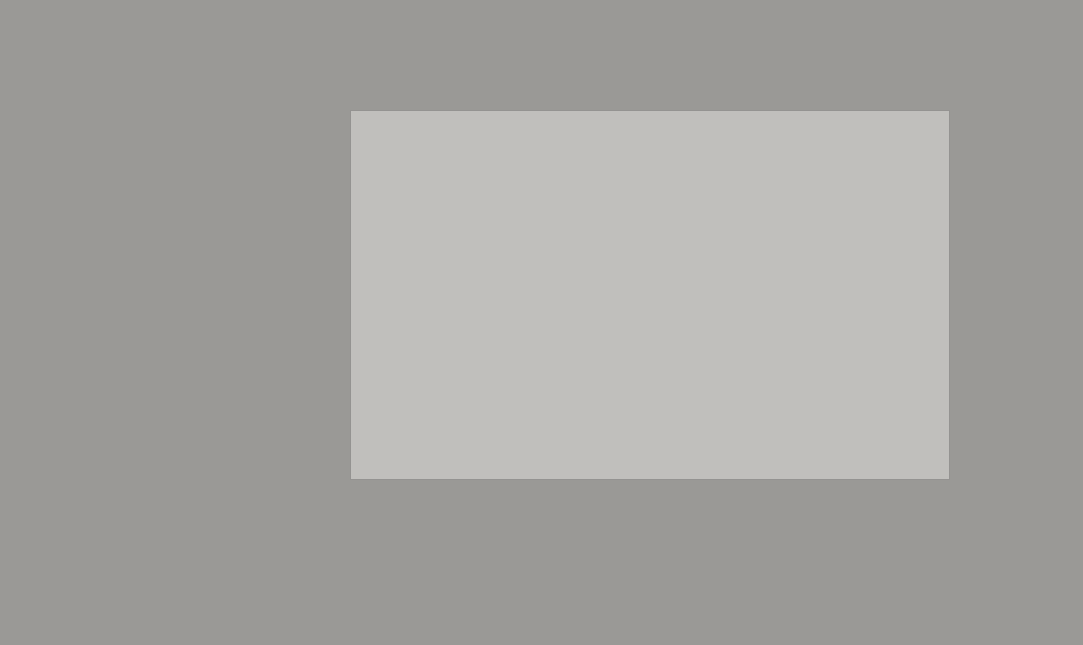
<?xml version="1.0" encoding="UTF-8"?>
<ui version="4.0">
 <class>Music</class>
 <widget class="QDialog" name="Music">
  <property name="geometry">
   <rect>
    <x>0</x>
    <y>0</y>
    <width>1083</width>
    <height>645</height>
   </rect>
  </property>
  <property name="windowTitle">
   <string>Dialog</string>
  </property>
  <property name="styleSheet">
   <string notr="true">background-color: rgb(154, 153, 150);</string>
  </property>
  <widget class="QListWidget" name="videoListWidget">
   <property name="geometry">
    <rect>
     <x>350</x>
     <y>110</y>
     <width>600</width>
     <height>370</height>
    </rect>
   </property>
   <property name="styleSheet">
    <string notr="true">background-color: rgb(192, 191, 188);</string>
   </property>
  </widget>
  <widget class="QPushButton" name="stopButton">
   <property name="geometry">
    <rect>
     <x>477</x>
     <y>520</y>
     <width>100</width>
     <height>70</height>
    </rect>
   </property>
   <property name="styleSheet">
    <string notr="true">QPushButton { background-color: transparent; border: none; }
QPushButton:hover { background-color: rgba(255, 255, 255, 50%); }
QPushButton:pressed { background-color: rgba(255, 255, 255, 70%); }</string>
   </property>
   <property name="text">
    <string/>
   </property>
  </widget>
  <widget class="QPushButton" name="repeatButton">
   <property name="geometry">
    <rect>
     <x>710</x>
     <y>520</y>
     <width>100</width>
     <height>70</height>
    </rect>
   </property>
   <property name="styleSheet">
    <string notr="true">QPushButton { background-color: transparent; border: none; }
QPushButton:hover { background-color: rgba(255, 255, 255, 50%); }
QPushButton:pressed { background-color: rgba(255, 255, 255, 70%); }</string>
   </property>
   <property name="text">
    <string/>
   </property>
  </widget>
  <widget class="QPushButton" name="forwardButton">
   <property name="geometry">
    <rect>
     <x>828</x>
     <y>520</y>
     <width>100</width>
     <height>70</height>
    </rect>
   </property>
   <property name="styleSheet">
    <string notr="true">QPushButton { background-color: transparent; border: none; }
QPushButton:hover { background-color: rgba(255, 255, 255, 50%); }
QPushButton:pressed { background-color: rgba(255, 255, 255, 70%); }
</string>
   </property>
   <property name="text">
    <string/>
   </property>
  </widget>
  <widget class="QPushButton" name="playButton">
   <property name="geometry">
    <rect>
     <x>595</x>
     <y>520</y>
     <width>100</width>
     <height>70</height>
    </rect>
   </property>
   <property name="styleSheet">
    <string notr="true">QPushButton { background-color: transparent; border: none; }
QPushButton:hover { background-color: rgba(255, 255, 255, 50%); }
QPushButton:pressed { background-color: rgba(255, 255, 255, 70%); }</string>
   </property>
   <property name="text">
    <string/>
   </property>
  </widget>
  <widget class="QPushButton" name="backButton">
   <property name="geometry">
    <rect>
     <x>80</x>
     <y>520</y>
     <width>110</width>
     <height>90</height>
    </rect>
   </property>
   <property name="styleSheet">
    <string notr="true">QPushButton { background-color: transparent; border: none; }
QPushButton:hover { background-color: rgba(255, 255, 255, 50%); }
QPushButton:pressed { background-color: rgba(255, 255, 255, 70%); }</string>
   </property>
   <property name="text">
    <string/>
   </property>
  </widget>
  <widget class="QPushButton" name="backwordButton">
   <property name="geometry">
    <rect>
     <x>359</x>
     <y>520</y>
     <width>100</width>
     <height>70</height>
    </rect>
   </property>
   <property name="styleSheet">
    <string notr="true">QPushButton { background-color: transparent; border: none; }
QPushButton:hover { background-color: rgba(255, 255, 255, 50%); }
QPushButton:pressed { background-color: rgba(255, 255, 255, 70%); }</string>
   </property>
   <property name="text">
    <string/>
   </property>
  </widget>
 </widget>
 <resources/>
 <connections/>
</ui>
